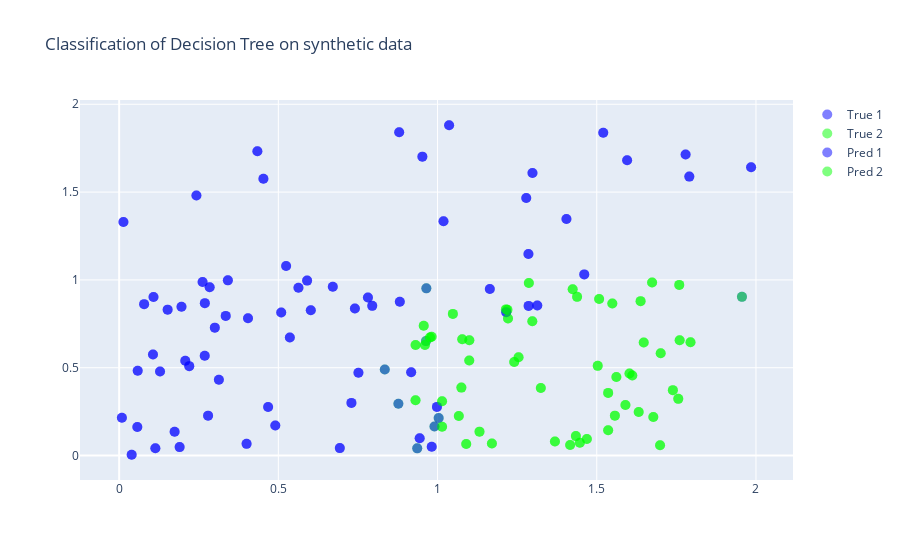

Notebook cell for this chart:
### Code cell
iplot(clas_plotly_plot(data.values,dt,"Decision Tree"))
